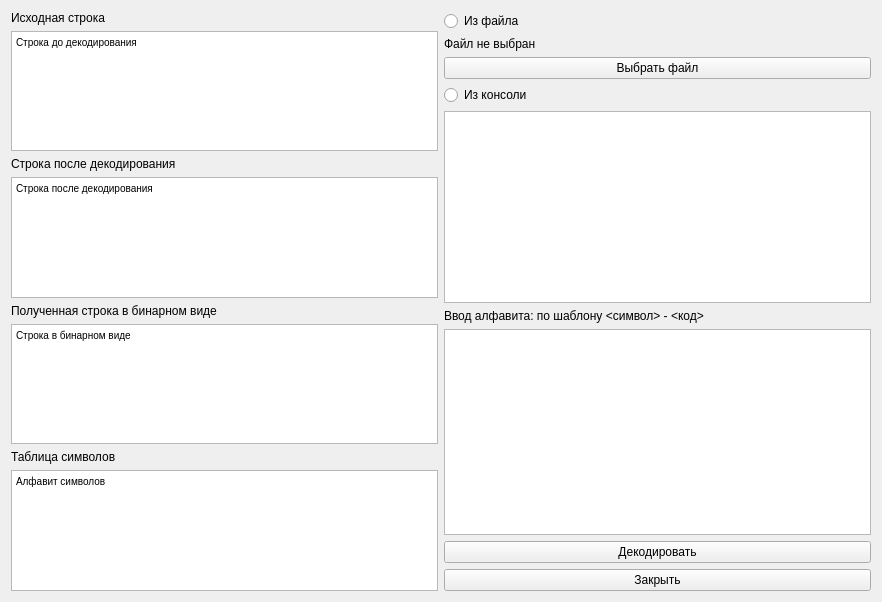
<?xml version="1.0" encoding="UTF-8"?>
<ui version="4.0">
 <class>decoderWindow</class>
 <widget class="QWidget" name="decoderWindow">
  <property name="geometry">
   <rect>
    <x>0</x>
    <y>0</y>
    <width>882</width>
    <height>602</height>
   </rect>
  </property>
  <property name="windowTitle">
   <string>Form</string>
  </property>
  <layout class="QHBoxLayout" name="horizontalLayout">
   <item>
    <layout class="QVBoxLayout" name="verticalLayout">
     <item>
      <widget class="QLabel" name="label_4">
       <property name="text">
        <string>Исходная строка</string>
       </property>
      </widget>
     </item>
     <item>
      <widget class="QTextEdit" name="strBefore">
       <property name="readOnly">
        <bool>true</bool>
       </property>
       <property name="html">
        <string>&lt;!DOCTYPE HTML PUBLIC &quot;-//W3C//DTD HTML 4.0//EN&quot; &quot;http://www.w3.org/TR/REC-html40/strict.dtd&quot;&gt;
&lt;html&gt;&lt;head&gt;&lt;meta name=&quot;qrichtext&quot; content=&quot;1&quot; /&gt;&lt;style type=&quot;text/css&quot;&gt;
p, li { white-space: pre-wrap; }
&lt;/style&gt;&lt;/head&gt;&lt;body style=&quot; font-family:'MS Shell Dlg 2'; font-size:7.8pt; font-weight:400; font-style:normal;&quot;&gt;
&lt;p style=&quot; margin-top:0px; margin-bottom:0px; margin-left:0px; margin-right:0px; -qt-block-indent:0; text-indent:0px;&quot;&gt;Строка до декодирования&lt;/p&gt;&lt;/body&gt;&lt;/html&gt;</string>
       </property>
      </widget>
     </item>
     <item>
      <widget class="QLabel" name="label_2">
       <property name="text">
        <string>Строка после декодирования</string>
       </property>
      </widget>
     </item>
     <item>
      <widget class="QTextEdit" name="strAfter">
       <property name="readOnly">
        <bool>true</bool>
       </property>
       <property name="html">
        <string>&lt;!DOCTYPE HTML PUBLIC &quot;-//W3C//DTD HTML 4.0//EN&quot; &quot;http://www.w3.org/TR/REC-html40/strict.dtd&quot;&gt;
&lt;html&gt;&lt;head&gt;&lt;meta name=&quot;qrichtext&quot; content=&quot;1&quot; /&gt;&lt;style type=&quot;text/css&quot;&gt;
p, li { white-space: pre-wrap; }
&lt;/style&gt;&lt;/head&gt;&lt;body style=&quot; font-family:'MS Shell Dlg 2'; font-size:7.8pt; font-weight:400; font-style:normal;&quot;&gt;
&lt;p style=&quot; margin-top:0px; margin-bottom:0px; margin-left:0px; margin-right:0px; -qt-block-indent:0; text-indent:0px;&quot;&gt;Строка после декодирования&lt;/p&gt;&lt;/body&gt;&lt;/html&gt;</string>
       </property>
      </widget>
     </item>
     <item>
      <widget class="QLabel" name="label_3">
       <property name="text">
        <string>Полученная строка в бинарном виде</string>
       </property>
      </widget>
     </item>
     <item>
      <widget class="QTextEdit" name="strBinary">
       <property name="readOnly">
        <bool>true</bool>
       </property>
       <property name="html">
        <string>&lt;!DOCTYPE HTML PUBLIC &quot;-//W3C//DTD HTML 4.0//EN&quot; &quot;http://www.w3.org/TR/REC-html40/strict.dtd&quot;&gt;
&lt;html&gt;&lt;head&gt;&lt;meta name=&quot;qrichtext&quot; content=&quot;1&quot; /&gt;&lt;style type=&quot;text/css&quot;&gt;
p, li { white-space: pre-wrap; }
&lt;/style&gt;&lt;/head&gt;&lt;body style=&quot; font-family:'MS Shell Dlg 2'; font-size:7.8pt; font-weight:400; font-style:normal;&quot;&gt;
&lt;p style=&quot; margin-top:0px; margin-bottom:0px; margin-left:0px; margin-right:0px; -qt-block-indent:0; text-indent:0px;&quot;&gt;Строка в бинарном виде&lt;/p&gt;
&lt;p style=&quot;-qt-paragraph-type:empty; margin-top:0px; margin-bottom:0px; margin-left:0px; margin-right:0px; -qt-block-indent:0; text-indent:0px;&quot;&gt;&lt;br /&gt;&lt;/p&gt;&lt;/body&gt;&lt;/html&gt;</string>
       </property>
      </widget>
     </item>
     <item>
      <widget class="QLabel" name="label">
       <property name="text">
        <string>Таблица символов</string>
       </property>
      </widget>
     </item>
     <item>
      <widget class="QTextEdit" name="alphabet">
       <property name="readOnly">
        <bool>true</bool>
       </property>
       <property name="html">
        <string>&lt;!DOCTYPE HTML PUBLIC &quot;-//W3C//DTD HTML 4.0//EN&quot; &quot;http://www.w3.org/TR/REC-html40/strict.dtd&quot;&gt;
&lt;html&gt;&lt;head&gt;&lt;meta name=&quot;qrichtext&quot; content=&quot;1&quot; /&gt;&lt;style type=&quot;text/css&quot;&gt;
p, li { white-space: pre-wrap; }
&lt;/style&gt;&lt;/head&gt;&lt;body style=&quot; font-family:'MS Shell Dlg 2'; font-size:7.8pt; font-weight:400; font-style:normal;&quot;&gt;
&lt;p style=&quot; margin-top:0px; margin-bottom:0px; margin-left:0px; margin-right:0px; -qt-block-indent:0; text-indent:0px;&quot;&gt;Алфавит символов&lt;/p&gt;&lt;/body&gt;&lt;/html&gt;</string>
       </property>
      </widget>
     </item>
    </layout>
   </item>
   <item>
    <layout class="QVBoxLayout" name="verticalLayout_2">
     <item>
      <layout class="QVBoxLayout" name="verticalLayout_3">
       <item>
        <widget class="QRadioButton" name="radioButton">
         <property name="enabled">
          <bool>true</bool>
         </property>
         <property name="text">
          <string>Из файла</string>
         </property>
        </widget>
       </item>
       <item>
        <widget class="QLabel" name="nameFile">
         <property name="text">
          <string>Файл не выбран</string>
         </property>
        </widget>
       </item>
       <item>
        <widget class="QPushButton" name="pushButton_3">
         <property name="text">
          <string>Выбрать файл</string>
         </property>
        </widget>
       </item>
      </layout>
     </item>
     <item>
      <layout class="QVBoxLayout" name="verticalLayout_4">
       <item>
        <widget class="QRadioButton" name="radioButton_2">
         <property name="text">
          <string>Из консоли</string>
         </property>
        </widget>
       </item>
       <item>
        <widget class="QTextEdit" name="textEdit"/>
       </item>
      </layout>
     </item>
     <item>
      <widget class="QLabel" name="label_5">
       <property name="text">
        <string>Ввод алфавита: по шаблону &lt;символ&gt; - &lt;код&gt;</string>
       </property>
      </widget>
     </item>
     <item>
      <widget class="QTextEdit" name="get_alphabet">
       <property name="html">
        <string>&lt;!DOCTYPE HTML PUBLIC &quot;-//W3C//DTD HTML 4.0//EN&quot; &quot;http://www.w3.org/TR/REC-html40/strict.dtd&quot;&gt;
&lt;html&gt;&lt;head&gt;&lt;meta name=&quot;qrichtext&quot; content=&quot;1&quot; /&gt;&lt;style type=&quot;text/css&quot;&gt;
p, li { white-space: pre-wrap; }
&lt;/style&gt;&lt;/head&gt;&lt;body style=&quot; font-family:'MS Shell Dlg 2'; font-size:7.8pt; font-weight:400; font-style:normal;&quot;&gt;
&lt;p style=&quot;-qt-paragraph-type:empty; margin-top:0px; margin-bottom:0px; margin-left:0px; margin-right:0px; -qt-block-indent:0; text-indent:0px;&quot;&gt;&lt;br /&gt;&lt;/p&gt;&lt;/body&gt;&lt;/html&gt;</string>
       </property>
      </widget>
     </item>
     <item>
      <widget class="QPushButton" name="pushButton">
       <property name="text">
        <string>Декодировать</string>
       </property>
      </widget>
     </item>
     <item>
      <widget class="QPushButton" name="pushButton_2">
       <property name="text">
        <string>Закрыть</string>
       </property>
      </widget>
     </item>
    </layout>
   </item>
  </layout>
 </widget>
 <resources/>
 <connections/>
</ui>
